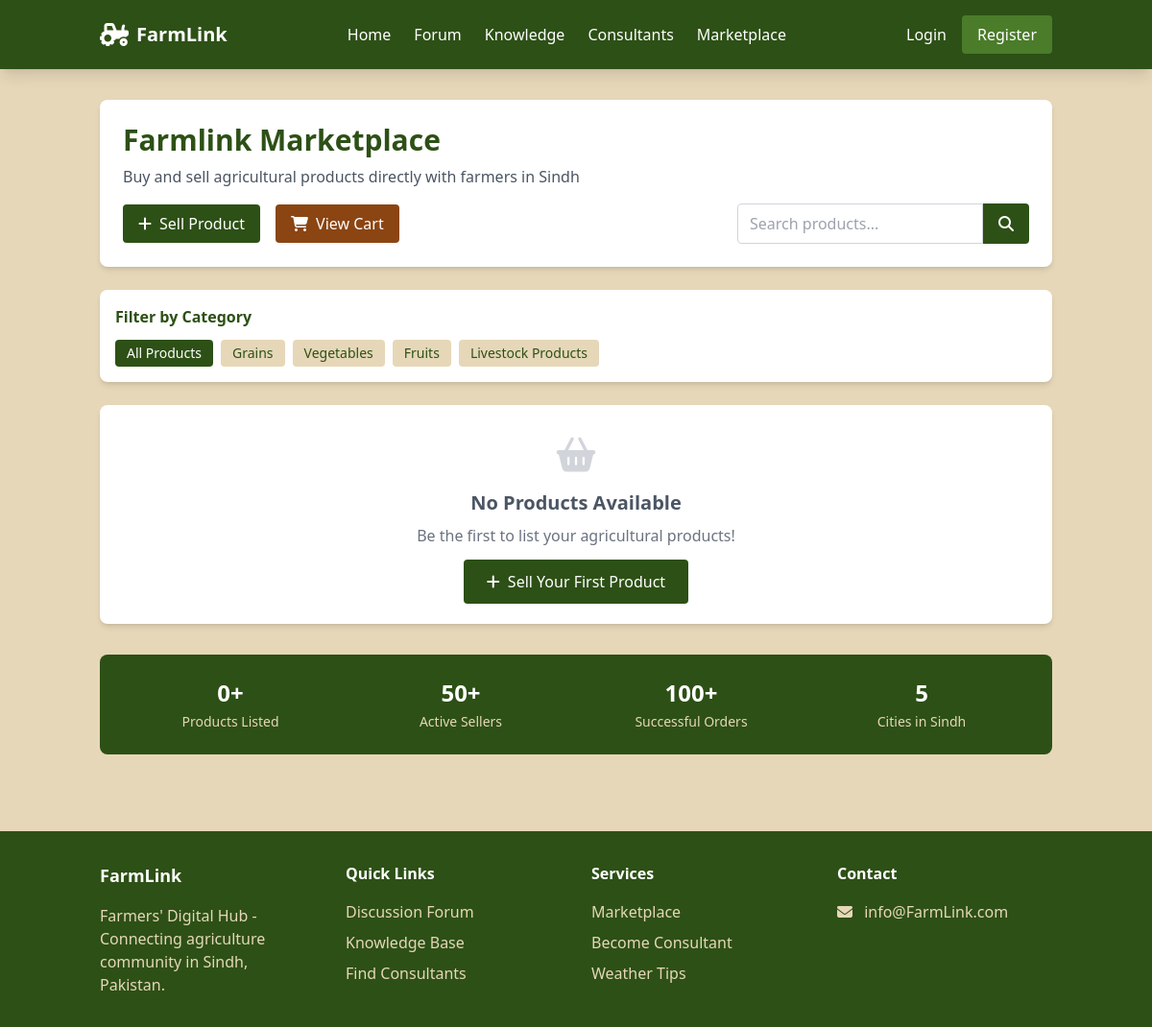
/marketplace, run on the app's committed database.
### models.py (models this page shows)
class Category(db.Model):
    id = db.Column(db.Integer, primary_key=True)
    name = db.Column(db.String(50), nullable=False)
    description = db.Column(db.Text)
    type = db.Column(db.String(20))
    parent_id = db.Column(db.Integer, db.ForeignKey('category.id'), nullable=True)
    subcategories = db.relationship('Category', backref=db.backref('parent', remote_side=[id]))

### app.py (the view)
@app.route('/marketplace')
def marketplace():
    products = Product.query.filter_by(is_approved=True).all()
    categories = Category.query.filter_by(type='product').all()
    return render_template('marketplace/marketplace.html', products=products, categories=categories)

### templates/marketplace/marketplace.html
{% extends "base.html" %}
{% block content %}
<div class="container mx-auto px-4 py-8">
    <div class="bg-white rounded-lg shadow-md p-6 mb-6">
        <h1 class="text-3xl font-bold text-farm-green mb-2">Farmlink Marketplace</h1>
        <p class="text-gray-600 mb-4">Buy and sell agricultural products directly with farmers in Sindh</p>
        <div class="flex flex-col md:flex-row justify-between items-start md:items-center gap-4">
            <div class="flex space-x-4">
                <a href="{{ url_for('new_product') }}" class="bg-farm-green text-white px-4 py-2 rounded hover:bg-farm-light-green transition">
                    <i class="fas fa-plus mr-2"></i>Sell Product
                </a>
                <a href="{{ url_for('cart') }}" class="bg-farm-brown text-white px-4 py-2 rounded hover:bg-farm-green transition">
                    <i class="fas fa-shopping-cart mr-2"></i>View Cart
                </a>
            </div>
            <form action="{{ url_for('search') }}" method="GET" class="flex">
                <input type="text" name="q" placeholder="Search products..."
                       class="px-3 py-2 border border-gray-300 rounded-l focus:outline-none focus:border-farm-green w-64">
                <button type="submit" class="bg-farm-green text-white px-4 py-2 rounded-r hover:bg-farm-light-green transition">
                    <i class="fas fa-search"></i>
                </button>
            </form>
        </div>
    </div>
    <div class="bg-white rounded-lg shadow-md p-4 mb-6">
        <h3 class="font-bold text-farm-green mb-3">Filter by Category</h3>
        <div class="flex flex-wrap gap-2">
            <a href="{{ url_for('marketplace') }}" class="bg-farm-green text-white px-3 py-1 rounded text-sm">
                All Products
            </a>
            {% for category in categories %}
            <a href="#" class="bg-farm-tan text-farm-green px-3 py-1 rounded text-sm hover:bg-farm-light-green hover:text-white transition">
                {{ category.name }}
            </a>
            {% endfor %}
        </div>
    </div>
    {% if products %}
    <div class="grid grid-cols-1 md:grid-cols-2 lg:grid-cols-3 xl:grid-cols-4 gap-6">
        {% for product in products %}
        <div class="bg-white rounded-lg shadow-md overflow-hidden hover:shadow-lg transition">
            <div class="bg-farm-tan h-48 flex items-center justify-center">
                {% if product.image %}
                <img src="{{ product.image }}" alt="{{ product.name }}" class="h-full w-full object-cover">
                {% else %}
                <i class="fas fa-apple-alt text-farm-green text-4xl"></i>
                {% endif %}
            </div>
            <div class="p-4">
                <div class="flex justify-between items-start mb-2">
                    <h3 class="font-bold text-lg text-gray-800">{{ product.name }}</h3>
                    <span class="bg-farm-tan text-farm-green px-2 py-1 rounded text-xs">
                        {{ product.category }}
                    </span>
                </div>
                <p class="text-gray-600 text-sm mb-3">{{ product.description[:80] }}{% if product.description|length > 80 %}...{% endif %}</p>
                <div class="flex justify-between items-center mb-4">
                    <span class="text-farm-green font-bold text-lg">Rs. {{ product.price }}/{{ product.unit }}</span>
                    <span class="text-gray-500 text-sm">Qty: {{ product.quantity }}</span>
                </div>
                <div class="flex space-x-2">
                    <a href="{{ url_for('product_detail', product_id=product.id) }}"
                       class="flex-1 bg-farm-green text-white text-center py-2 rounded hover:bg-farm-light-green transition text-sm">
                        View Details
                    </a>
                    {% if current_user.is_authenticated and current_user.id != product.user_id %}
                    <form method="POST" action="{{ url_for('add_to_cart', product_id=product.id) }}" class="flex-1">
                        <button type="submit" class="w-full bg-farm-brown text-white py-2 rounded hover:bg-farm-green transition text-sm">
                            Add to Cart
                        </button>
                    </form>
                    {% endif %}
                </div>
                <div class="mt-3 pt-3 border-t border-gray-200">
                    <p class="text-gray-500 text-xs">Sold by: {{ product.seller.name }}</p>
                </div>
            </div>
        </div>
        {% endfor %}
    </div>
    {% else %}
    <div class="bg-white rounded-lg shadow-md p-8 text-center">
        <i class="fas fa-shopping-basket text-gray-300 text-4xl mb-4"></i>
        <h3 class="text-xl font-bold text-gray-600 mb-2">No Products Available</h3>
        <p class="text-gray-500 mb-6">Be the first to list your agricultural products!</p>
        <a href="{{ url_for('new_product') }}" class="bg-farm-green text-white px-6 py-3 rounded hover:bg-farm-light-green transition">
            <i class="fas fa-plus mr-2"></i>Sell Your First Product
        </a>
    </div>
    {% endif %}
    <div class="mt-8 bg-farm-green text-white rounded-lg p-6">
        <div class="grid grid-cols-2 md:grid-cols-4 gap-4 text-center">
            <div>
                <div class="text-2xl font-bold mb-1">{{ products|length }}+</div>
                <div class="text-farm-tan text-sm">Products Listed</div>
            </div>
            <div>
                <div class="text-2xl font-bold mb-1">50+</div>
                <div class="text-farm-tan text-sm">Active Sellers</div>
            </div>
            <div>
                <div class="text-2xl font-bold mb-1">100+</div>
                <div class="text-farm-tan text-sm">Successful Orders</div>
            </div>
            <div>
                <div class="text-2xl font-bold mb-1">5</div>
                <div class="text-farm-tan text-sm">Cities in Sindh</div>
            </div>
        </div>
    </div>
</div>
{% endblock %}

### data on the page
Category: name "Grains"
Category: name "Vegetables"
Category: name "Fruits"
Category: name "Livestock Products"

### other printed values
{{ products|length }} "0"
